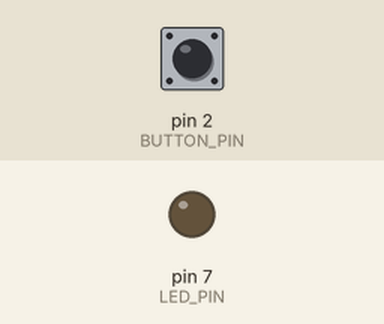
A sketch run on a simulated Arduino Uno, built with avr-gcc and run on an emulated ATmega328P. On the bench: output pins drawn as LEDs (lit = HIGH). Dashed ring = blinking. The inputs (shaded band) are chosen by the test bench; at power-on: pin 2 (BUTTON_PIN) HIGH.

Above: at 1.2 s.
1.3 s: pin 2 (BUTTON_PIN) pulled LOW for 0.15 s
At 2.1 s:
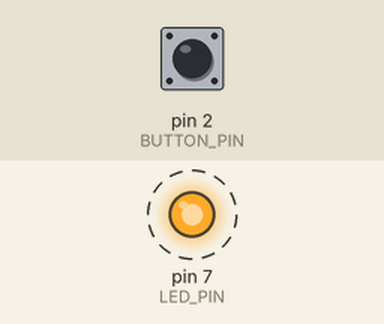
4.4 s: pin 2 (BUTTON_PIN) pulled LOW for 1 s
At 4.4 s:
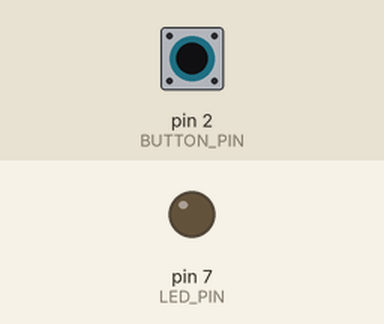
6.9 s: pin 2 (BUTTON_PIN) pulled LOW for 3.2 s
At 7.7 s:
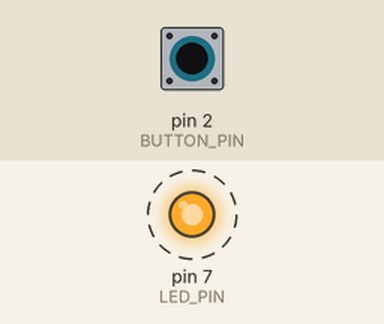
Timing chart, 0 to 19.1 s (numbered marks = the images above; inputs shaded):
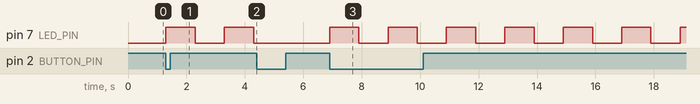

Measured:
- after the input at 1.3 s, pin 7 (LED_PIN): alternates HIGH for 1.0 s and LOW for 1.0 s, starting at once
- after the input at 4.4 s, pin 7 (LED_PIN): stays LOW (without the input it goes to HIGH after 0.90 s)
- after the input at 6.9 s, pin 7 (LED_PIN): alternates HIGH for 1.0 s and LOW for 1.0 s, starting at once

The sketch:

blinking_toggleable_led.ino
```cpp
#define BUTTON_PIN 2
#define LED_PIN 7

bool switched_on = false;
bool button_state;
bool prev_button_state;

void setup() {
  pinMode(BUTTON_PIN, INPUT);
  pinMode(LED_PIN, OUTPUT);
}

void loop() {
  button_state = digitalRead(BUTTON_PIN);

  if (prev_button_state == HIGH && button_state == LOW){
    switched_on = !switched_on;
  }

  if (switched_on){
    digitalWrite(LED_PIN, HIGH);
    delay(1000);
    digitalWrite(LED_PIN, LOW);
    delay(1000);
  } else {
    digitalWrite(LED_PIN, LOW);
  }

  prev_button_state = button_state;
}
```
